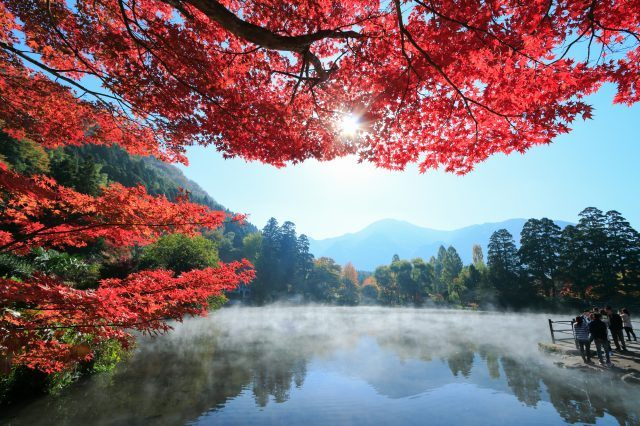
#> input picture original_image.png, 640 x 426 px
$ python 011.py
#> lines starting #> are read from the running program, lines starting #| are printed output that depends on the picture
# -*- coding: utf-8 -*-
"""
Created on Sun Apr 14 20:31:48 2024

@author: zheng
"""

import numpy as np
import math
from PIL import Image
import matplotlib.pyplot as plt
from scipy import signal


def Dot(a, b):
    res = (a[:, :, 0] * b[:, :, 0]) + (a[:, :, 1] * b[:, :, 1]) + (a[:, :, 2] * b[:, :, 2])
    return res.reshape(res.shape[0], res.shape[1], 1)


def Normalize(arr):
    lens = ((arr[:, :, 0] ** 2) + (arr[:, :, 1] ** 2) + (arr[:, :, 2] ** 2)) ** 0.5
    return arr / lens.reshape(lens.shape[0], lens.shape[1], 1);


def MakeFilter(width: int, height: int):
    arr = np.asarray(Image.open('normal_map.png'), 'float32') - 128

    # to normal map
    normal = Normalize(arr)

    # ajust size
    tileY = math.ceil(height / normal.shape[0])
    tileX = math.ceil(width / normal.shape[1])

    return np.tile(normal, (tileY, tileX, 1))[0: height, 0: width, :]


def ComputeRefraction(normImg):
    index0 = 1  # air
    index1 = 1.3333  # water
    raysIn = np.zeros(normImg.shape, 'float32')

    # rays go toward to the screen
    raysIn[:, :, 2] = -1

    # snell's law in vector form
    dn = Dot(raysIn, normImg)
    raysOut0 = (raysIn - (normImg * dn)) * (index0 / index1)
    raysOut1 = normImg * ((1 - (((index0 ** 2) / (index1 ** 2)) * (1 - (dn ** 2)))) ** 0.5)

    return Normalize(raysOut0 - raysOut1)


def Mapping(rays, img, distance):
    # add depth
    depths = (distance / (-1 * rays[:, :, 2]))
    raysWithDepths = rays[:, :, :]

    raysWithDepths[:, :, 0] = raysWithDepths[:, :, 0] * depths
    raysWithDepths[:, :, 1] = raysWithDepths[:, :, 1] * depths
    raysWithDepths[:, :, 2] = raysWithDepths[:, :, 2] * depths

    # gen final img
    outImg = np.zeros(img.shape)
    black = np.zeros(3)

    for y in range(0, outImg.shape[0]):
        for x in range(0, outImg.shape[1]):
            mappedX = x + rays[y, x, 0]
            mappedY = y + rays[y, x, 1]

            if (mappedY < 0 or mappedY >= img.shape[0] or mappedX < 0 or mappedX >= img.shape[1]):
                outImg[y, x, :] = black
            else:
                outImg[y, x, :] = img[math.floor(mappedY), math.floor(mappedX), :]

    return outImg


def GaussianFilter(kernelRad: int):
    # 创建卷积核和sigma
    f = np.zeros((kernelRad * 2 + 1, kernelRad * 2 + 1))
    sigma = 2.5 * kernelRad
    print(f)

    # 用二维高斯正态分布公式 计算每个位置上的高斯滤波器的值
    for x in range(-kernelRad, kernelRad + 1):
        for y in range(-kernelRad, kernelRad + 1):
            print(f"x: {x}, y: {y}")
            f[kernelRad + x, kernelRad + y] = (1 / ((2 * math.pi * (sigma ** 2)) ** 0.5)) * math.exp(
                -(((x ** 2) + (y ** 2)) / (2 * (sigma ** 2))))

    print(f, "\n\naaaa\n", f / np.sum(f))

    # !!!! 不理解为什么要返回 f / np.sum(f)
    return f / np.sum(f)


def GaussianBlur(img):
    kernel = GaussianFilter(5)
    resR = signal.convolve2d(img[:, :, 0], kernel, mode='valid')
    resG = signal.convolve2d(img[:, :, 1], kernel, mode='valid')
    resB = signal.convolve2d(img[:, :, 2], kernel, mode='valid')

    retImg = np.zeros((resR.shape[0], resR.shape[1], 3))
    retImg[:, :, 0] = resR[:, :]
    retImg[:, :, 1] = resG[:, :]
    retImg[:, :, 2] = resB[:, :]

    return retImg


# read image
img = np.asarray(Image.open('original_image.png')) / 255

# to blur image
blrImg = GaussianBlur(img)
plt.imshow(blrImg)
plt.show()

# read filter
f = MakeFilter(blrImg.shape[1], blrImg.shape[0])
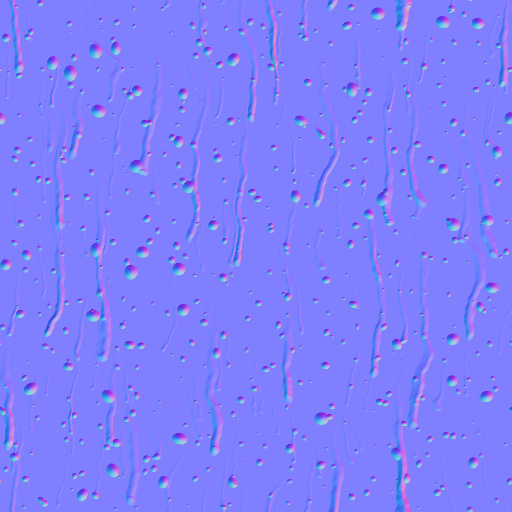
#> input picture normal_map.png, 512 x 512 px

# compute rays
raysOut = ComputeRefraction(f)
#> in ComputeRefraction, `raysOut0 = (raysIn - (normImg * dn)) * (index0 / index1)`:
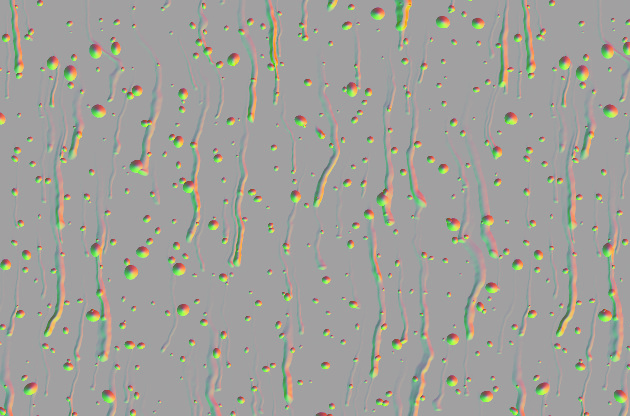
#> raysOut0: shape (416, 630, 3) float32; mean of channels 0, 1, 2 -0.00128, -0.0044, -0.0241; drawn with min black and max white
#> in ComputeRefraction, `raysOut1 = normImg * ((1 - (((index0 ** 2) / (index1 ** 2)) * (1 - (dn..`:
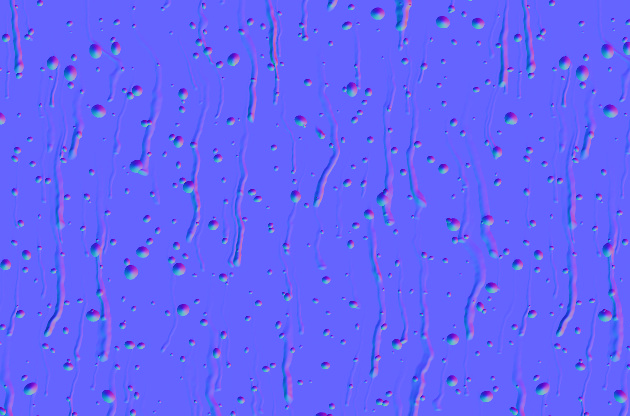
#> raysOut1: shape (416, 630, 3) float32; mean of channels 0, 1, 2 -0.00183, -0.00591, 0.975; drawn with min black and max white
#> in Normalize (call 2), `return arr / lens.reshape(lens.shape[0], lens.shape[1], 1);`:
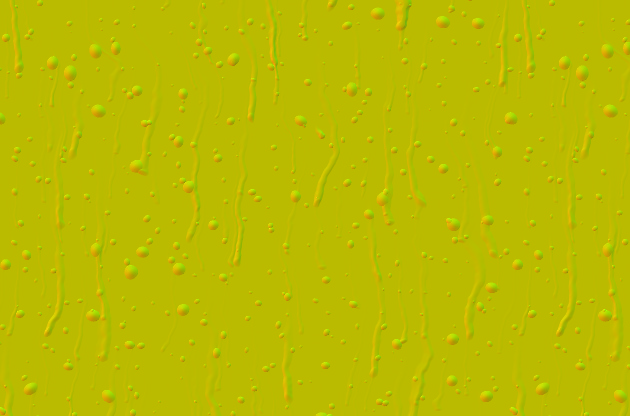
#> returned value: shape (416, 630, 3) float32; mean of channels 0, 1, 2 0.000552, 0.0015, -0.999; drawn with min black and max white

# compute final image
finalImg = Mapping(raysOut, blrImg, 500)
#> in Mapping, `depths = (distance / (-1 * rays[:, :, 2]))`:
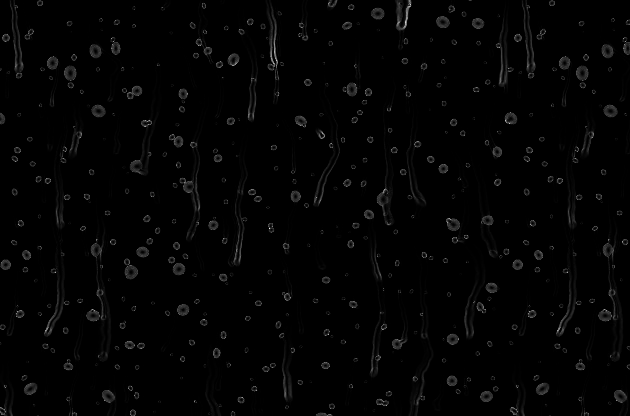
#> depths: shape (416, 630) float32; min 500, max 549.1, mean 500.7; drawn with min black and max white
#> in Mapping, `raysWithDepths[:, :, 1] = raysWithDepths[:, :, 1] * depths`:
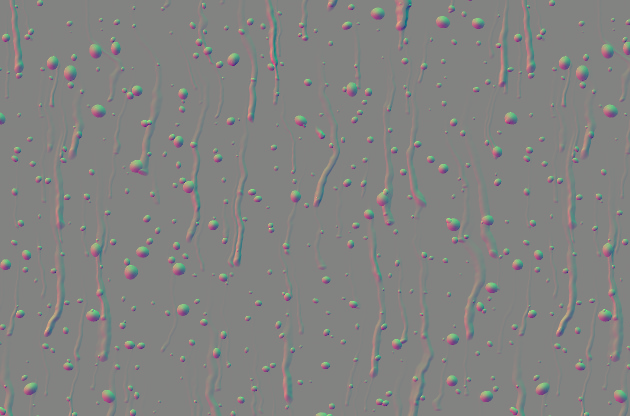
#> raysWithDepths: shape (416, 630, 3) float32; mean of channels 0, 1, 2 0.3, 0.8, -1; drawn with min black and max white
#> after the loop in Mapping, `for y in range(0, outImg.shape[0]):`:
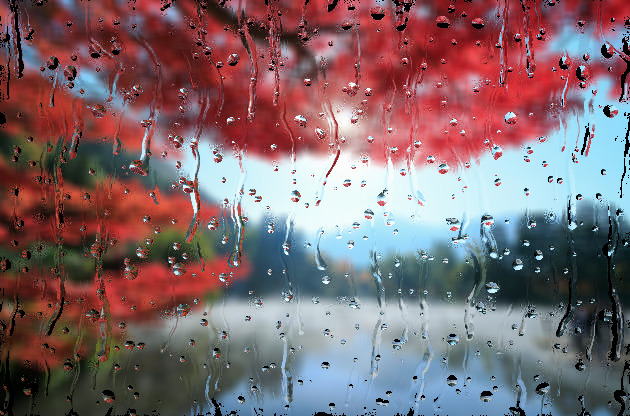
#> outImg: shape (416, 630, 3) float64; mean of channels 0, 1, 2 0.5, 0.416, 0.436; drawn as R, G, B

plt.figure(figsize=(20, 20))
